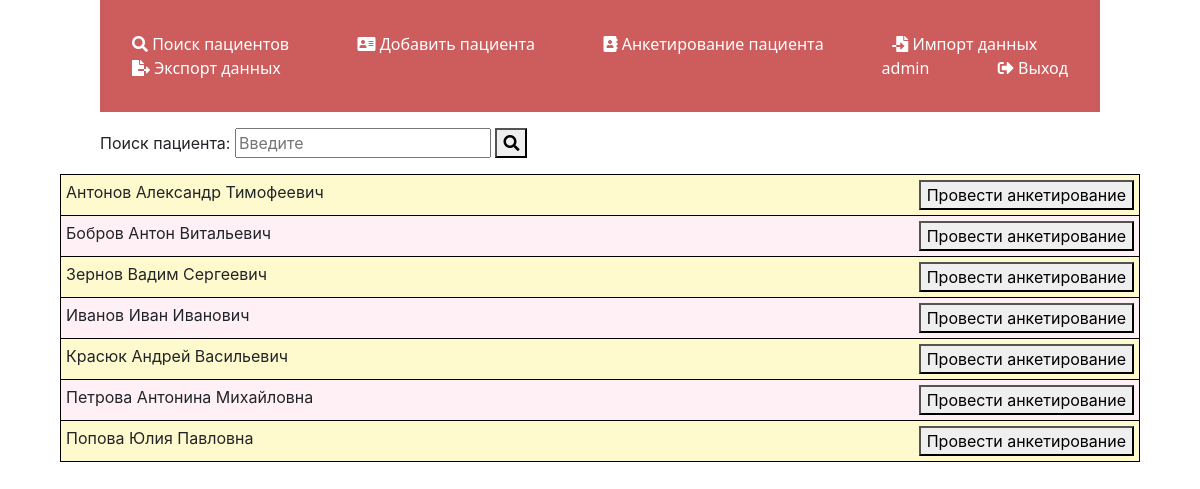
The app's page /api/v1/amscapp/ (signed in) with its own data.
### amscapp/models.py (models this page shows, shortened)
class Patient(models.Model):
    class ChoiceSEX(models.TextChoices):
        MAN = 'Мужской', 'Мужской'
        WOMAN = 'Женский', 'Женский'
    class ChoiceNation(models.TextChoices):
        RU = 'Русские', 'Русские'
        UA = 'Украинцы', 'Украинцы'
        GE = 'Немцы', 'Немцы'
        KZ = 'Казахи', 'Казахи'
        BL = 'Белорусы', 'Белорусы'
        ALT = 'Алтайцы', 'Алтайцы'
        KU = 'Кумандинцы', 'Кумандинцы'
        TA = 'Татары', 'Татары'
        OT = 'Другая', 'Другая'
    name = models.CharField('ФИО', max_length=100)
    date_of_birth = models.DateField('Дата рождения')
    sex = models.CharField('Пол пациента', max_length=7, choices=ChoiceSEX.choices, default=1)
    insurance = models.CharField('Страховая организация', max_length=100, blank=True)
    policy = models.CharField('Страховое свидетельство', max_length=100, blank=True)
    address = models.CharField('Домашний адрес', max_length=100, blank=True)
    number_phone = models.CharField('Номер телефона', max_length=100, blank=True)
    email = models.EmailField('Электронная почта', max_length=100, blank=True)
    parent_name = models.CharField('ФИО родителя', max_length=100, blank=True)
    parent_number_phone = models.CharField('Номер телефона родителя', max_length=100, blank=True)
    parent_email = models.EmailField('Электронная почта родителя', max_length=100, blank=True)
    nation = models.CharField('Нация пациента', max_length=10, choices=ChoiceNation.choices, default=1)
    mother_nation = models.CharField('Нация матери пациента', max_length=10, choices=ChoiceNation.choices, default=1)
    father_nation = models.CharField('Нация отца пациента', max_length=10, choices=ChoiceNation.choices, default=1)
    registration_date = models.DateField('Дата регистрации пациента', auto_now_add=True)
    class Meta:
        verbose_name = 'Пациент'
        verbose_name_plural = 'Пациенты'

### amscapp/views.py (the view)
# urls.py: path('', views.database_home, name='database_home'),
def database_home(request):
    database = Patient.objects.order_by('name')
    return render(request, 'database/database_home.html', {'database': database})

### amscapp/templates/database/database_home.html (shortened to what this page needs)
{% extends 'database/layout.html' %}
{% block body %}
<div class="search-bar">
    <search>
        <form action="{% url 'search' %}" method="get">
            <p>Поиск пациента:
                <input type="text" name="q" placeholder="Введите">
            <button type="submit">
                <span class="fa fa-search" aria-hidden="true"></span>
            </button></p>
        </form>
    </search>
</div>
<table>
    {% for el in database %}
        <tr>
            <td>
                {{ el.name }}
                <button class="buttonel">Провести анкетирование</button>
            </td>
        </tr>
    {% endfor %}
</table>
{% endblock %}

### amscapp/templates/database/layout.html (shortened to what this page needs)
<!doctype html>
{% load static %}
<html lang="ru">
<head>
    <link rel="stylesheet" href="https://cdn.jsdelivr.net/npm/bootstrap@4.6.0/dist/css/bootstrap.min.css">
    <link rel="stylesheet" href="https://use.fontawesome.com/releases/v5.8.2/css/all.css">
    <link rel="stylesheet" href="{% static 'database/css/styleamsc.css' %}">
</head>
<body>
    <aside>
            <ul>
                {% if request.user.is_authenticated %}
                <inp>
                    <a href="{% url 'database_home' %}"><li><i class="fas fa-search"></i> Поиск пациентов</li></a>
                    <a href="{% url 'add_patient' %}"><li><i class="fas fa-address-card"></i> Добавить пациента</li></a>
                    <a href="{% url 'add_complaint' %}"><li><i class="fas fa-address-book"></i> Анкетирование пациента</li></a>
                    <a><li><i class="fas fa-file-import"></i> Импорт данных</li></a>
                    <a><li><i class="fas fa-file-export"></i> Экспорт данных</li></a>
                </inp>
                <exit>
                    <a><li>{{ user.username }}</li></a>
                    <a href="{% url 'exit' %}"><li><i class="fas fa-sign-out-alt"></i> Выход</li></a>
                </exit>
                {% else %}
                <a href="{% url 'register' %}"><li><i class="fas fa-user-plus"></i> Регистрация</li></a>
                <a href="{% url 'login' %}"><li><i class="fas fa-sign-in-alt"></i> Авторизация</li></a>
                {% endif %}
            </ul>
    </aside>
<main>
    {% block body %}
    {% endblock %}
</main>
</body>
</html>

### amscapp/static/database/css/styleamsc.css (style rules this page uses)
body { background: white; }
aside { color: #FFFFFF; }
ul { margin-left: 100px; margin-right: 100px; padding: 2em 0; background: #CD5C5C; // Цвет панели }
a { font-family: system-ui; text-decoration: none; padding: 2em; color: #FFFFFF; }
exit { float: right; }
li { display: inline; }
table { border-collapse: collapse; margin: 2px auto; width: 90%; }
th, td { border: solid 1px #000; padding: 5px; }
tr:nth-child(odd) { background-color: #FFFACD; }
tr:nth-child(even) { background-color: #FFF0F5; }
.buttonel { float: right; }
form { margin-left: 100px; margin-right: 100px; }

### records on screen
Patient: name "Антонов Александр Тимофеевич"
Patient: name "Бобров Антон Витальевич"
Patient: name "Зернов Вадим Сергеевич"
Patient: name "Иванов Иван Иванович"
Patient: name "Красюк Андрей Васильевич"
Patient: name "Петрова Антонина Михайловна"
Patient: name "Попова Юлия Павловна"

### other values on screen
{{ user.username }} "admin"
